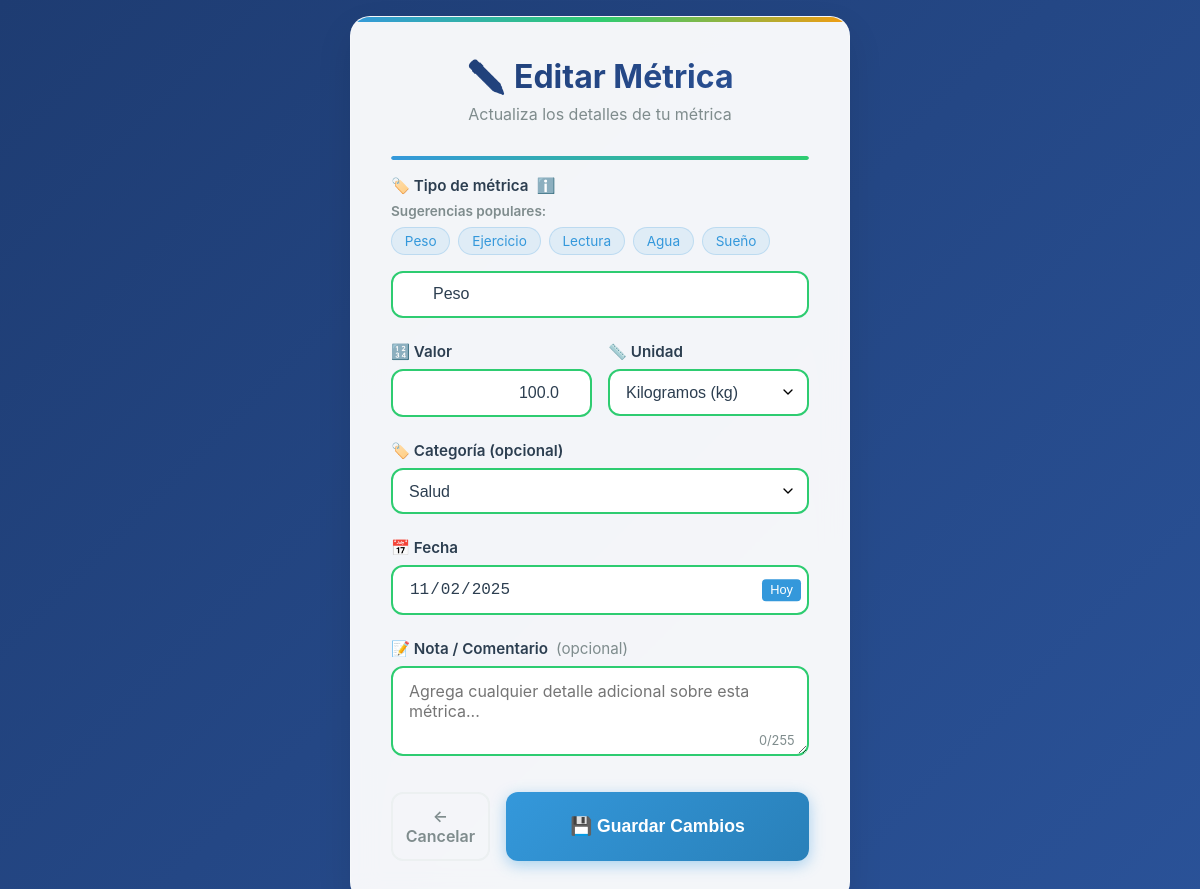
/editar_metrica/1 (signed in), run on the app's committed database.
### app/models.py (models this page shows)
class Metrica(db.Model):
    id = db.Column(db.Integer, primary_key=True)
    nombre = db.Column(db.String(64), nullable=False)
    valor = db.Column(db.Float, nullable=False)
    unidad = db.Column(db.String(20), nullable=True)
    nota = db.Column(db.Text, nullable=True)
    usuario_id = db.Column(db.Integer, db.ForeignKey('usuario.id'))
    categoria_id = db.Column(db.Integer, db.ForeignKey('categoria.id'), nullable=True)
    fecha = db.Column(db.Date, default=date.today)

class Categoria(db.Model):
    id = db.Column(db.Integer, primary_key=True)
    nombre = db.Column(db.String(64), unique=True, nullable=False)
    metricas = db.relationship('Metrica', backref='categoria', lazy=True)

### app/routes.py (the view, shortened to what this page needs)
@main.route('/editar_metrica/<int:id>', methods=['GET', 'POST'])
@login_required
def editar_metrica(id):
    from app.models import Categoria
    metrica = Metrica.query.get_or_404(id)
    categorias = Categoria.query.order_by(Categoria.nombre).all()
    if metrica.usuario_id != current_user.id:
        flash('No tienes permiso para editar esta métrica.', 'danger')
        return redirect(url_for('main.dashboard'))
    return render_template('editar_metrica.html', metrica=metrica, categorias=categorias)

### app/__init__.py (called while the page is built)
@login_manager.user_loader
def load_user(user_id):
    return Usuario.query.get(int(user_id))

### templates/editar_metrica.html (shortened to what this page needs)
<!DOCTYPE html>
<html lang="es">
<head>
</head>
<body>
    <div class="metrica-container">
        <div class="form-header">
            <h2 class="form-title">✏️ Editar Métrica</h2>
            <p class="form-subtitle">Actualiza los detalles de tu métrica</p>
        </div>
        <div class="progress-indicator">
            <div class="progress-bar" id="progressBar"></div>
        </div>
        <form method="POST" id="metricaForm" novalidate>
            <div class="form-group">
                <label for="tipo">
                    🏷️ Tipo de métrica
                    <span class="tooltip" data-tooltip="Ejemplo: Peso, Ejercicio, Lectura">ℹ️</span>
                </label>
                <div class="quick-suggestions">
                    <div class="suggestions-title">Sugerencias populares:</div>
                    <div class="suggestion-tags">
                        <span class="suggestion-tag" onclick="selectSuggestion('tipo', 'Peso')">Peso</span>
                        <span class="suggestion-tag" onclick="selectSuggestion('tipo', 'Ejercicio')">Ejercicio</span>
                        <span class="suggestion-tag" onclick="selectSuggestion('tipo', 'Lectura')">Lectura</span>
                        <span class="suggestion-tag" onclick="selectSuggestion('tipo', 'Agua')">Agua</span>
                        <span class="suggestion-tag" onclick="selectSuggestion('tipo', 'Sueño')">Sueño</span>
                    </div>
                </div>
                <div class="input-group">
                    <input type="text" id="tipo" name="tipo" required maxlength="50"
                           placeholder="Ej: Peso corporal, Tiempo de ejercicio..." value="{{ metrica.nombre }}">
                </div>
            </div>
            <div class="form-grid">
                <div class="form-group">
                    <label for="valor">
                        🔢 Valor
                    </label>
                    <div class="input-group">
                        <input type="number" id="valor" name="valor" required step="0.01"
                               placeholder="0.00" min="0" value="{{ metrica.valor }}">
                    </div>
                </div>
                <div class="form-group">
                    <label for="unidad">
                        📏 Unidad
                    </label>
                    <select id="unidad" name="unidad" required>
                        <optgroup label="Peso">
                            <option value="kg" {% if metrica.unidad == 'kg' %}selected{% endif %}>Kilogramos (kg)</option>
                        </optgroup>
                    </select>
                </div>
            </div>
            <div class="form-group">
                <label for="categoria_id">
                    🏷️ Categoría (opcional)
                </label>
                <select id="categoria_id" name="categoria_id">
                    {% for categoria in categorias %}
                        <option value="{{ categoria.id }}" {% if metrica.categoria_id == categoria.id %}selected{% endif %}>{{ categoria.nombre }}</option>
                    {% endfor %}
                </select>
            </div>
            <div class="form-group">
                <label for="fecha">
                    📅 Fecha
                </label>
                <div class="date-input-group">
                    <input type="date" id="fecha" name="fecha" required value="{{ metrica.fecha.strftime('%Y-%m-%d') if metrica.fecha else '' }}">
                    <button type="button" class="today-btn" onclick="setToday()">Hoy</button>
                </div>
            </div>
            <div class="form-group">
                <label for="nota">
                    📝 Nota / Comentario
                    <span style="font-weight: normal; color: #7f8c8d;">(opcional)</span>
                </label>
                <textarea id="nota" name="nota" rows="3" maxlength="255"
                          placeholder="Agrega cualquier detalle adicional sobre esta métrica...">{{ metrica.nota or '' }}</textarea>
                <div class="character-count" id="characterCount">{{ (metrica.nota or '')|length }}/255</div>
            </div>
            <div class="form-actions">
                <a href="{{ url_for('main.dashboard') }}" class="btn-secondary">
                    ← Cancelar
                </a>
                <button type="submit" class="btn-submit" id="submitBtn">
                    <span>💾 Guardar Cambios</span>
                </button>
            </div>
        </form>
    </div>
</body>
</html>

### templates/editar_metrica.html (style rules this page uses)
* { margin: 0; padding: 0; box-sizing: border-box; }
body { font-family: 'Inter', sans-serif; background: linear-gradient(135deg, #1e3c72 0%, #2a5298 100%); min-height: 100vh; display: flex; justify-content: center; align-items: center; padding: 1rem; }
.metrica-container { background: rgba(255, 255, 255, 0.95); backdrop-filter: blur(15px); padding: 2.5rem; border-radius: 20px; box-shadow: 0 15px 35px rgba(0, 0, 0, 0.1); width: 100%; max-width: 500px; border: 1px solid rgba(255, 255, 255, 0.2); position: relative; overflow: hidden; }
.metrica-container::before { content: ''; position: absolute; top: 0; left: 0; right: 0; height: 5px; background: linear-gradient(90deg, #3498db, #2ecc71, #f39c12); }
.form-header { text-align: center; margin-bottom: 2rem; }
.form-title { font-size: 2rem; font-weight: 700; color: #2c3e50; margin-bottom: 0.5rem; background: linear-gradient(135deg, #1e3c72, #2a5298); -webkit-background-clip: text; -webkit-text-fill-color: transparent; background-clip: text; }
.form-subtitle { color: #7f8c8d; font-size: 1rem; }
.form-group { margin-bottom: 1.5rem; position: relative; }
.form-group label { display: block; margin-bottom: 0.5rem; color: #2c3e50; font-weight: 600; font-size: 0.95rem; display: flex; align-items: center; gap: 0.5rem; }
.form-group input, .form-group select, .form-group textarea { width: 100%; padding: 0.8rem 1rem; border: 2px solid #ecf0f1; border-radius: 12px; font-size: 1rem; transition: all 0.3s ease; background: white; color: #2c3e50; }
.form-group input:valid, .form-group select:valid, .form-group textarea:valid { border-color: #2ecc71; }
.form-group input[type="number"] { text-align: right; }
.form-group textarea { resize: vertical; min-height: 80px; font-family: inherit; }
.form-group select { cursor: pointer; appearance: none; background-repeat: no-repeat; background-position: right 0.7rem center; background-size: 1rem; padding-right: 2.5rem; }
.input-group { position: relative; }
.input-group input, .input-group select { padding-left: 2.5rem; }
.character-count { position: absolute; right: 0.5rem; bottom: 0.5rem; font-size: 0.8rem; color: #7f8c8d; background: rgba(255, 255, 255, 0.9); padding: 0.2rem 0.4rem; border-radius: 4px; }
.btn-submit { width: 100%; padding: 1rem; background: linear-gradient(135deg, #3498db, #2980b9); color: white; border: none; border-radius: 12px; font-size: 1.1rem; font-weight: 600; cursor: pointer; transition: all 0.3s ease; box-shadow: 0 4px 15px rgba(52, 152, 219, 0.4); position: relative; overflow: hidden; }
.btn-submit::before { content: ''; position: absolute; top: 0; left: -100%; width: 100%; height: 100%; background: linear-gradient(90deg, transparent, rgba(255,255,255,0.2), transparent); transition: left 0.5s; }
.form-actions { display: flex; gap: 1rem; margin-top: 2rem; }
.btn-secondary { flex: 1; padding: 0.8rem; background: transparent; color: #7f8c8d; border: 2px solid #ecf0f1; border-radius: 12px; text-decoration: none; text-align: center; font-weight: 600; transition: all 0.3s ease; display: flex; align-items: center; justify-content: center; gap: 0.5rem; }
.quick-suggestions { margin-bottom: 1rem; }
.suggestions-title { font-size: 0.85rem; color: #7f8c8d; margin-bottom: 0.5rem; font-weight: 600; }
.suggestion-tags { display: flex; flex-wrap: wrap; gap: 0.5rem; }
.suggestion-tag { background: rgba(52, 152, 219, 0.1); color: #3498db; padding: 0.3rem 0.8rem; border-radius: 15px; font-size: 0.85rem; cursor: pointer; transition: all 0.2s ease; border: 1px solid rgba(52, 152, 219, 0.2); }
.form-grid { display: grid; grid-template-columns: 1fr 1fr; gap: 1rem; }
.progress-indicator { height: 4px; background: #ecf0f1; border-radius: 2px; margin-bottom: 1rem; overflow: hidden; }
.progress-bar { height: 100%; background: linear-gradient(90deg, #3498db, #2ecc71); border-radius: 2px; width: 0%; transition: width 0.3s ease; }
.tooltip { position: relative; }
.date-input-group { position: relative; }
.today-btn { position: absolute; right: 0.5rem; top: 50%; transform: translateY(-50%); background: #3498db; color: white; border: none; padding: 0.2rem 0.5rem; border-radius: 4px; font-size: 0.8rem; cursor: pointer; transition: all 0.2s ease; }

### data on the page
Metrica: tipo "Peso", valor "100.0", unidad "Kilogramos (kg)", categoria_id "Salud", fecha "11/02/2025"

### other printed values
{{ (metrica.nota or '')|length }} "0"
